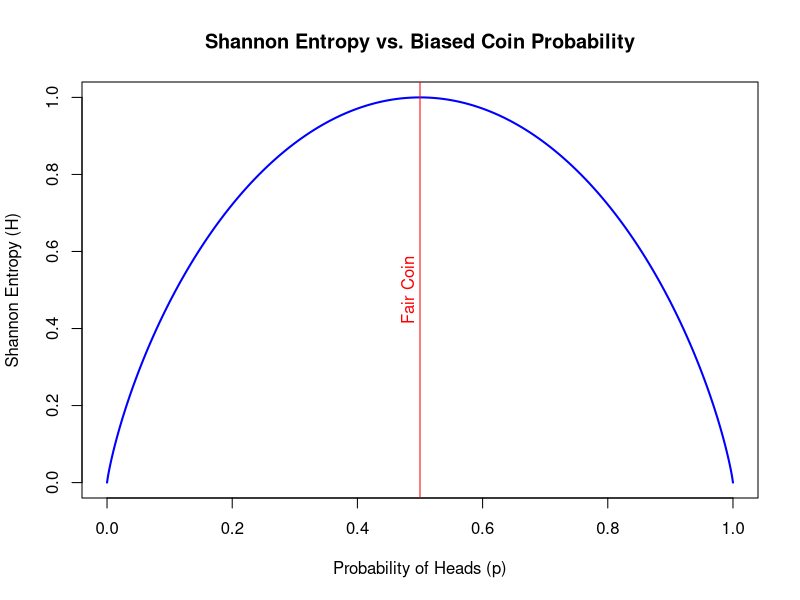

Here is the R script that generated this plot:
# Function to calculate Shannon entropy for a biased coin
shannon_entropy_coin <- function(p) {
  # Handle cases where p is 0 or 1 to avoid log(0)
  if (p == 0 || p == 1) {
    return(0)
  } else {
    return(-p * log2(p) - (1 - p) * log2(1 - p))
  }
}

# Function to plot Shannon entropy against biased coin probabilities
plot_entropy_vs_prob <- function() {
  # Generate a sequence of probabilities from 0 to 1
  p_values <- seq(0, 1, by = 0.001)
  
  # Calculate the entropy for each probability
  entropy_values <- sapply(p_values, shannon_entropy_coin)
  
  # Plot entropy (H) against probability (p)
  plot(
    p_values,
    entropy_values,
    type = "l",
    xlab = "Probability of Heads (p)",
    ylab = "Shannon Entropy (H)",
    main = "Shannon Entropy vs. Biased Coin Probability",
    col = "blue",
    lwd = 2
  )
  
  abline(v = 0.5, col = 'red')
  text(
    x = 0.48,
    y = 0.5,
    srt = 90,
    labels = "Fair Coin",
    col = "red"
  )
}

# Example usage to generate the plot
plot_entropy_vs_prob()
